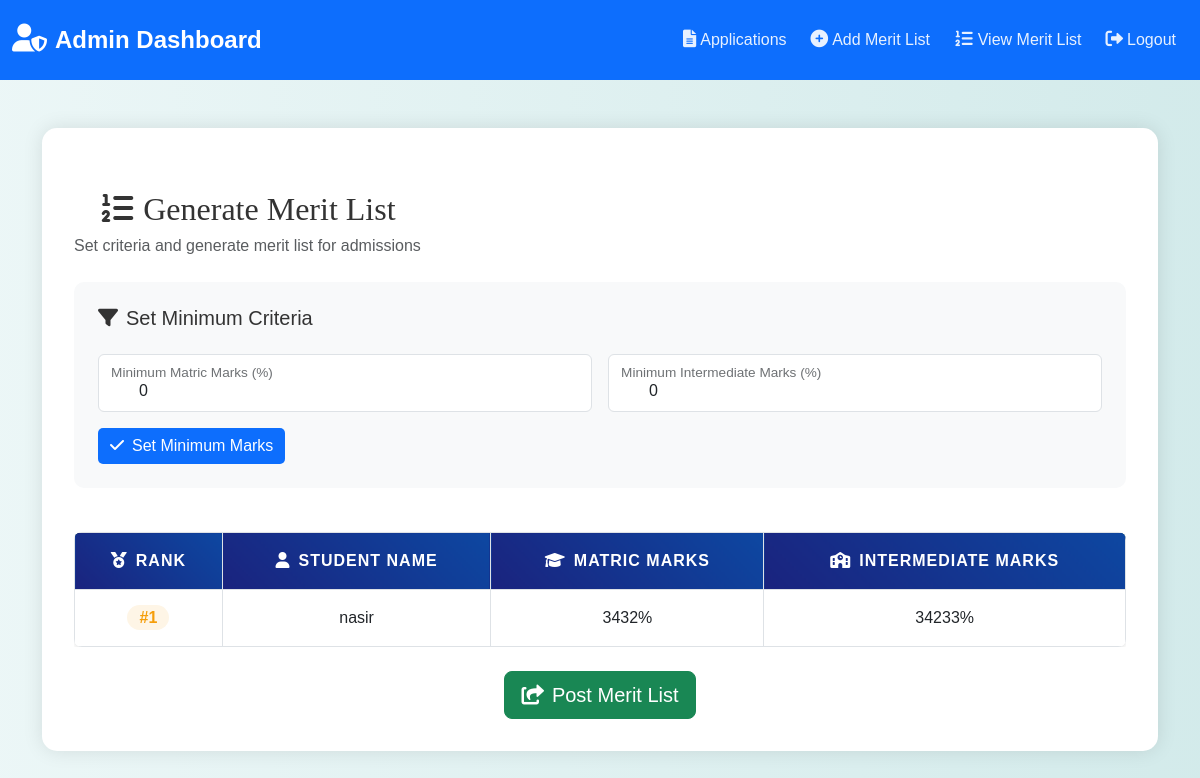
Screenshot of /admin/add_merit.php (signed in) with the database file from the repository.
### tables this page shows
CREATE TABLE `application` (
  `id` int(11) NOT NULL,
  `user_id` int(11) NOT NULL,
  `student_name` varchar(50) NOT NULL,
  `father_name` varchar(50) NOT NULL,
  `email` varchar(100) NOT NULL,
  `phone` varchar(20) NOT NULL,
  `program` varchar(50) NOT NULL,
  `degree` varchar(50) NOT NULL,
  `session` varchar(20) NOT NULL,
  `application_date` date NOT NULL,
  `status` varchar(20) NOT NULL DEFAULT 'submitted',
  `remarks` text DEFAULT NULL,
  `matric_marks` float DEFAULT NULL,
  `inter_marks` float DEFAULT NULL,
  `academic_transcript` varchar(255) DEFAULT NULL,
  `previous_degree` varchar(50) DEFAULT NULL,
  `previous_institution` varchar(100) DEFAULT NULL
);

### admin/add_merit.php (the view, shortened to what this page needs)
<?php
include('config.php');
$min_matric_marks = 00;
$min_inter_marks = 00;
$sql = "SELECT * FROM application
        WHERE matric_marks >= $min_matric_marks
        AND inter_marks >= $min_inter_marks
        ORDER BY matric_marks DESC, inter_marks DESC";
$result = mysqli_query($conn, $sql);
?>
<!DOCTYPE html>
<html>
<head>
    <link href="https://cdn.jsdelivr.net/npm/bootstrap@5.3.0/dist/css/bootstrap.min.css" rel="stylesheet">
    <link href="https://cdnjs.cloudflare.com/ajax/libs/font-awesome/6.0.0/css/all.min.css" rel="stylesheet">
    <link rel="stylesheet" href="../css/style.css">
</head>
<body class="bg-light">
<?php include('admin_navbar.php'); ?>
<div class="container py-5">
    <div class="merit-container">
        <div class="d-flex justify-content-between align-items-center mb-4">
            <div>
                <h2 class="mb-1"><i class="fas fa-list-ol me-2"></i>Generate Merit List</h2>
                <p class="text-muted mb-0">Set criteria and generate merit list for admissions</p>
            </div>
        </div>
        <div class="criteria-card mb-4">
            <h5 class="mb-4"><i class="fas fa-filter me-2"></i>Set Minimum Criteria</h5>
            <form method="post" class="row g-3">
                <div class="col-md-6">
                    <div class="marks-input">
                        <div class="form-floating">
                            <input type="number" class="form-control" id="min_matric_marks"
                                   name="min_matric_marks" value="<?php echo $min_matric_marks; ?>"
                                   placeholder="Minimum Matric Marks" required>
                            <label for="min_matric_marks">Minimum Matric Marks (%)</label>
                        </div>
                    </div>
                </div>
                <div class="col-md-6">
                    <div class="marks-input">
                        <div class="form-floating">
                            <input type="number" class="form-control" id="min_inter_marks"
                                   name="min_inter_marks" value="<?php echo $min_inter_marks; ?>"
                                   placeholder="Minimum Intermediate Marks" required>
                            <label for="min_inter_marks">Minimum Intermediate Marks (%)</label>
                        </div>
                    </div>
                </div>
                <div class="col-12">
                    <button type="submit" class="btn btn-primary" name="set_min_marks">
                        <i class="fas fa-check me-2"></i>Set Minimum Marks
                    </button>
                </div>
            </form>
        </div>
        <div class="table-responsive">
            <table class="table table-hover align-middle mb-0">
                <thead>
                    <tr>
                        <th><i class="fas fa-medal me-2"></i>Rank</th>
                        <th><i class="fas fa-user me-2"></i>Student Name</th>
                        <th><i class="fas fa-graduation-cap me-2"></i>Matric Marks</th>
                        <th><i class="fas fa-school me-2"></i>Intermediate Marks</th>
                    </tr>
                </thead>
                <tbody>
                    <?php
                    $rank = 1;
                    while ($row = mysqli_fetch_assoc($result)) {
                        $rankClass = $rank <= 3 ? 'top-rank' : '';
                        echo "<tr>";
                        echo "<td><span class='rank-badge {$rankClass}'>#" . $rank++ . "</span></td>";
                        echo "<td>" . $row["student_name"] . "</td>";
                        echo "<td>" . $row["matric_marks"] . "%</td>";
                        echo "<td>" . $row["inter_marks"] . "%</td>";
                        echo "</tr>";
                    }
                    ?>
                </tbody>
            </table>
        </div>
        <div class="text-center mt-4">
            <form method="post" action="post_merit_list.php">
                <button type="submit" class="btn btn-success btn-lg" name="post_merit_list">
                    <i class="fas fa-share-square me-2"></i>Post Merit List
                </button>
            </form>
        </div>
    </div>
</div>
</body>
</html>

### css/style.css (style rules this page uses)
body { background: linear-gradient(90deg, rgba(233, 246, 246, 0.831), rgba(207, 233, 233, 0.9)); font-family: 'Arial', sans-serif; color: #333; line-height: 1.6; }
h1, h2, h3, h4 { text-align: center; margin-top: 30px; margin-bottom: 30px; font-family: 'Georgia', serif; }
.container { margin-bottom: 40px; }
.table { width: 100%; border-collapse: collapse; margin-top: 20px; font-size: 16px; background-color: #ffffff; border-radius: 8px; overflow: hidden; box-shadow: 0 2px 4px rgba(0, 0, 0, 0.1); }
.table th, .table td { padding: 15px; border: 1px solid #dee2e6; text-align: center; }
.table thead th { background-color: #004d4d; color: white; font-weight: bold; text-transform: uppercase; letter-spacing: 1px; }
.table tbody tr:nth-child(odd) { background-color: #f8f9fa; }
.btn-primary { color: #fff; border: none; border-radius: 5px; cursor: pointer; transition: background-color 0.3s ease; }

### admin/add_merit.php (style rules this page uses)
.merit-container { background: white; border-radius: 15px; box-shadow: 0 0 20px rgba(0,0,0,0.1); padding: 2rem; }
.criteria-card { background: #f8f9fa; border-radius: 10px; padding: 1.5rem; }
.table th { background: linear-gradient(45deg, #1a237e, #0d47a1); color: white; white-space: nowrap; }
.rank-badge { background: rgba(26, 35, 126, 0.1); color: #1a237e; padding: 0.25rem 0.75rem; border-radius: 999px; font-weight: 600; }
.top-rank { background: rgba(245, 158, 11, 0.1); color: #f59e0b; }
.marks-input { position: relative; }
.marks-input .form-control { padding-left: 40px; }

### rows the page displays
application: student_name "nasir", matric_marks "3432", inter_marks "34233"
